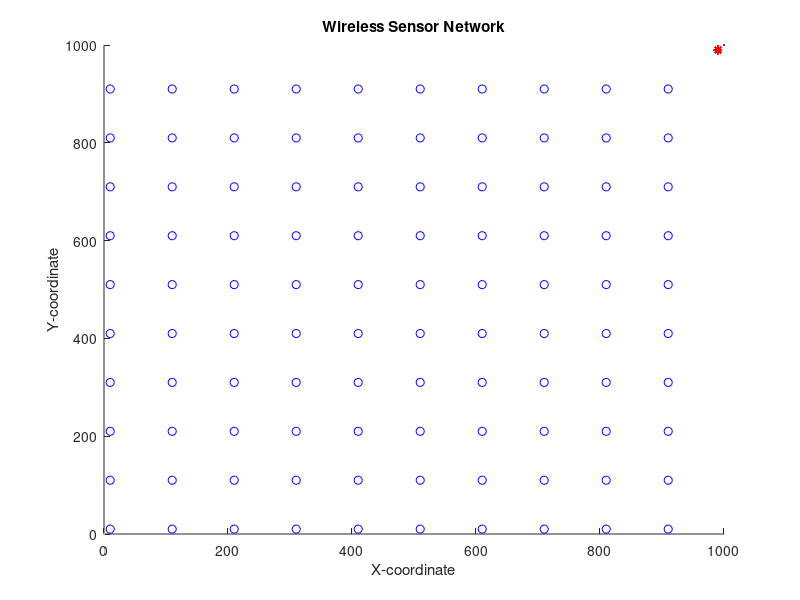

Write MATLAB code to recreate this figure. (Note: this script raises an error after producing the figure.)
%Rishabh Barnwal%
%2020A7PS1677P%
%2023%
close all;
clear;
clc;
%%%%%%%%%%%%%%%%%%%% Network Establishment Parameters %%%%%%%%%%%%%%%%%%%%
%%% plot of Operation %%%
% Field Dimensions in meters %
% Define the grid size
x_max = 1000;
y_max = 1000;
x_min = 10;
y_min = 10;
step = 100;

% Generate the grid
x_cord = x_min:step:(x_min + (x_max - 1) * step);
y_cord = y_min:step:(y_min + (y_max - 1) * step);

x = 0; % added for better display results of the plot
y = 0; % added for better display results of the plot
% Number of Nodes in the field %
n = 100;
% Number of Dead Nodes in the beggining %
dead_nodes = 0;
% Coordinates of the Sink (location is predetermined in this simulation) %
sinkx = 990;
sinky = 990;
%%% Energy Values %%%
% Initial Energy of a Node (in Joules) %
Eo = 0.1; % units in Joules
% Energy required to run circuity (both for transmitter and receiver) %
Eelec = 50 * 10 ^ (-9); % units in Joules/bit
ETx = 50 * 10 ^ (-9); % units in Joules/bit
ERx = 50 * 10 ^ (-9); % units in Joules/bit
% Transmit Amplifier Types %
Eamp = 100 * 10 ^ (-12); % units in Joules/bit/m^2 (amount of energy spent by the amplifier to transmit the bits)
% Data Aggregation Energy %
EDA = 5 * 10 ^ (-9); % units in Joules/bit
% Size of data package %
k = 4000; % units in bits
% Suggested percentage of cluster head %
p = 0.1; % a 1 percent of the total amount of nodes used in the network is proposed to give good results
% Number of Clusters %
Ci = p * n;
% Round of Operation %
rounds = 0;
% Current Number of operating Nodes %
totalEnergy = n * Eo;
operating_nodes = n;
transmissions = 0;
temp_val = 0;
flagFirstDead = 0;
stop_flag = 0;
%%%%%%%%%%%%%%%%%%%%%%%%%%% End of Parameters %%%%%%%%%%%%%%%%%%%%%%%%%%%%
%%% Creation of the Wireless Sensor Network %%%
% Plotting the WSN %
i = 1;

while (i <= n)

    for j = 1:(x_max / step)

        for k = 1:(y_max / step)
            SN(i).x = x_cord(j); % X-axis coordinates of sensor node
            SN(i).y = y_cord(k); % Y-axis coordinates of sensor node
            i = i + 1;
        end

    end

end

for i = 1:n

    SN(i).id = i; % sensor's ID number
    SN(i).Energy = Eo; % nodes energy levels (initially set to be equal to "Eo"
    SN(i).role = 0; % node acts as normal if the value is '0', if elected as a cluster head it gets the value '1' (initially all nodes are normal)
    SN(i).cluster = 0; % the cluster which a node belongs to
    SN(i).condition = 1; % States the current condition of the node. when the node is operational its value is =1 and when dead =0
    SN(i).rop = 0; % number of rounds node was operational
    SN(i).rleft = 0; % rounds left for node to become available for Cluster Head election
    SN(i).dtch = 0; % nodes distance from the cluster head of the cluster in which he belongs
    SN(i).dts = sqrt((sinkx - SN(i).x) ^ 2 + (sinky - SN(i).y) ^ 2); % nodes distance from the sink
    SN(i).tel = 0; % states how many times the node was elected as a Cluster Head
    SN(i).rn = 0; % round node got elected as cluster head
    SN(i).chid = 0; % node ID of the cluster head which the "i" normal node belongs to
    SN(i).prob = p; % probability with which a node gets to be cluster head

    hold on;
    figure(1)
    plot(x, y, x_max, y_max, SN(i).x, SN(i).y, 'ob', sinkx, sinky, '*r');
    title 'Wireless Sensor Network';
    xlabel 'X-coordinate';
    ylabel 'Y-coordinate';

end

CHeads = 0;
CH_list = [];
firstRound = 1;
totalData = 0;
networkStatus = 1;
rad = 200;

%%%%%% Set-Up Phase %%%%%%
while (operating_nodes > 0 && stop_flag == 0)

    % Displays Current Round %
    rounds = rounds + 1
    remainingEnergy(rounds) = totalEnergy;

    fid = fopen('debug.txt', 'w');
    fprintf(fid, 'Operating Nodes = %d', operating_nodes);
    fclose(fid);

    % Reseting Previous Amount Of Energy Consumed In the Network on the Previous Round %
    energy = 0;

    % New list of nodes is sorted on basis of energy %
    SN = sortNodes_energy(SN, n);

    % Cluster Heads Election %
    [SN, CH_list, CHeads, firstRound] = maxE_minD_selection_new(SN, n, Ci, Eo, CH_list, CHeads, firstRound, operating_nodes);

    if (CHeads ~= 0)
        % Fixing the size of "CL" array %
        CH_list = CH_list(1:CHeads);
        CH_list = arrayfun(@(x) setfield(x, 'degree', 0), CH_list);

        % Grouping the Nodes into Clusters & caclulating the distance between node and cluster head %
        for i = 1:n

            if ((SN(i).role == 0) && (SN(i).Energy > 0)) % if node is normal

                for m = 1:CHeads
                    d(m) = sqrt((CH_list(m).x - SN(i).x) ^ 2 + (CH_list(m).y - SN(i).y) ^ 2);
                    % we calculate the distance 'd' between the sensor node that is
                    % transmitting and the cluster head that is receiving with the following equation+
                    % d=sqrt((x2-x1)^2 + (y2-y1)^2) where x2 and y2 the coordinates of
                    % the cluster head and x1 and y1 the coordinates of the transmitting node
                end

                d = d(1:CHeads); % fixing the size of "d" array
                [M, I] = min(d(:)); % finds the minimum distance of node to CH
                [Row, Col] = ind2sub(size(d), I); % displays the Cluster Number in which this node belongs too
                SN(i).cluster = Col; % assigns node to the cluster
                SN(i).dtch = d(Col); % assigns the distance of node to CH
                SN(i).chid = CH_list(Col).id;
                CH_list(Col).degree = CH_list(Col).degree + 1;
            end

        end

        % calculating HOPS and Proximity %
        CH_list = CH_list_with_HOPS(CH_list, CHeads, rad, rounds);
        Network_Longest_Shortest_Path = calculating_lsp(CH_list, CHeads);

        %%%%%% Steady-State Phase %%%%%%
        % Energy Dissipation for normal nodes %

        for i = 1:n

            if (SN(i).condition == 1) && (SN(i).role == 0)

                if SN(i).Energy > 0
                    ETx = Eelec * k + Eamp * k * SN(i).dtch ^ 2;
                    SN(i).Energy = SN(i).Energy - ETx;
                    energy = energy + ETx;
                    totalEnergy = totalEnergy - ETx;
                    totalData = totalData + k;

                    % Dissipation for cluster head during reception
                    if SN(SN(i).chid).Energy > 0 && SN(SN(i).chid).condition == 1 && SN(SN(i).chid).role == 1
                        ERx = (Eelec + EDA) * k;
                        energy = energy + ERx;
                        totalEnergy = totalEnergy - ERx;
                        SN(SN(i).chid).Energy = SN(SN(i).chid).Energy - ERx;

                        if SN(SN(i).chid).Energy <= 0 % if cluster heads energy depletes with reception
                            SN(SN(i).chid).condition = 0;
                            SN(SN(i).chid).rop = rounds;
                            dead_nodes = dead_nodes + 1;
                            operating_nodes = operating_nodes - 1
                        end

                    end

                end

                if SN(i).Energy <= 0 % if nodes energy depletes with transmission
                    dead_nodes = dead_nodes + 1;
                    operating_nodes = operating_nodes - 1
                    SN(i).condition = 0;
                    SN(i).chid = 0;
                    SN(i).rop = rounds;
                end

            end

        end

        % Energy Dissipation for cluster head nodes %

        for i = 1:n

            if (SN(i).condition == 1) && (SN(i).role == 1)

                if SN(i).Energy > 0
                    ETx = (Eelec + EDA) * k + Eamp * k * SN(i).dts ^ 2;
                    SN(i).Energy = SN(i).Energy - ETx;
                    energy = energy + ETx;
                    totalEnergy = totalEnergy - ETx;
                end

                if SN(i).Energy <= 0 % if cluster heads energy depletes with transmission
                    dead_nodes = dead_nodes + 1;
                    operating_nodes = operating_nodes - 1
                    SN(i).condition = 0;
                    SN(i).rop = rounds;
                end

            end

        end

    end

    % Obtaining network status %
    if operating_nodes < n && temp_val == 0
        temp_val = 1;
        flagFirstDead = rounds
        networkLiveData(networkStatus) = rounds;
        networkStatus = networkStatus + 1;
    end

    if operating_nodes <= n * 0.5 && temp_val == 1
        temp_val = 2;
        networkLiveData(networkStatus) = rounds;
        networkStatus = networkStatus + 1;
    end

    transmissions = transmissions + 1;

    if CHeads == 0 || operating_nodes < 3
        transmissions = transmissions - 1;
        stop_flag = 1;
        networkLiveData(networkStatus) = rounds;
    end

    opNodes(rounds) = operating_nodes;
    dNodes(rounds) = dead_nodes;
    cNodes(rounds) = CHeads;
    threshData(rounds) = totalData;

    if energy > 0
        nrg(transmissions) = energy;
    end

end

% sorting nodes based on energy
function S = sortNodes_energy(S, Ni)

    for i = 1:Ni

        S(i).role = 0;

        for j = 1:Ni

            if (S(j).condition == 0)
                break;
            end

            if S(i).Energy > S(j).Energy
                temp = S(i);
                S(i) = S(j);
                S(j) = temp;
            end

        end

    end

end

% using our algorithm to assign cluster heads
function [S, CH_list, CHeads, firstRound] = maxE_minD_selection_new(S, Ni, Ci, Eo, CH_list, CHeads, firstRound, operating_nodes)

    if (firstRound == 1)
        CH_list = [];
        CHeads = 0;

        for k = 1:Ci
            S(k).cluster = 0;
            S(k).role = 0;
            S(k).chid = 0;
            index = -1;
            count = 0;
            minD = 10 ^ 10;
            maxE = -1;

            % selecting cluster heads based on max energy and min distance
            for i = 1:Ni

                if (S(i).role == 1 || S(i).condition == 0)
                    continue;
                end

                distance = 0;

                for j = 1:Ni

                    if (S(j).condition == 0)
                        continue;
                    end

                    if (i ~= j)
                        distance = distance + sqrt((S(i).x - S(j).x) ^ 2 + (S(i).y - S(j).y) ^ 2);
                        count = count + 1;
                    end

                end

                if ((distance / count) <= minD && (S(i).Energy >= maxE) && (S(i).Energy >= Eo * 0.2))
                    minD = distance;
                    maxE = S(i).Energy;
                    index = i;
                end

            end

            if (index ~= -1)
                S(index).role = 1; % 1 = cluster head
                S(index).tel = S(index).tel + 1; % total number of times it became cluster head
                CHeads = CHeads + 1;
                S(index).cluster = CHeads; % cluster number this node belongs to
                CH_list(CHeads).id = S(index).id;
                CH_list(CHeads).x = S(index).x;
                CH_list(CHeads).y = S(index).y;
                CH_list(CHeads).dts = S(index).dts;
            end

        end

        firstRound
        firstRound = firstRound + 1;

    else
        temp_CH_list = [];
        temp_CHeads = 0;

        for k = 1:CHeads

            if (S(CH_list(k).id).Energy < Eo * 0.2 || CH_list(k).degree < operating_nodes * 0.03)

                S(CH_list(k).id).role = 0;
                index = -1;
                count = 0;
                minD = 10 ^ 10;
                maxE = -1;

                for i = 1:Ni

                    if (S(i).role == 1 || S(i).condition == 0 || CH_list(k).id == i)
                        continue;
                    end

                    distance = 0;

                    for j = 1:Ni

                        if (S(j).condition == 0)
                            continue;
                        end

                        if (i ~= j)
                            distance = distance + sqrt((S(i).x - S(j).x) ^ 2 + (S(i).y - S(j).y) ^ 2);
                            count = count + 1;
                        end

                    end

                    if ((distance / count) <= minD && (S(i).Energy >= maxE) && (S(i).Energy >= Eo * 0.2))
                        minD = distance;
                        maxE = S(i).Energy;
                        index = i;
                    end

                end

                if (index ~= -1)
                    S(index).role = 1; % 1 = cluster head
                    S(index).tel = S(index).tel + 1; % total number of times it became cluster head
                    S(index).cluster = k; % cluster number this node belongs to
                    CH_list(k).id = S(index).id;
                    CH_list(k).x = S(index).x;
                    CH_list(k).y = S(index).y;
                    CH_list(k).dts = S(index).dts;

                    temp_CHeads = temp_CHeads + 1;
                    temp_CH_list(temp_CHeads).id = CH_list(k).id;
                    temp_CH_list(temp_CHeads).x = CH_list(k).x;
                    temp_CH_list(temp_CHeads).y = CH_list(k).y;
                    temp_CH_list(temp_CHeads).dts = CH_list(k).dts;
                end

            else
                temp_CHeads = temp_CHeads + 1;
                temp_CH_list(temp_CHeads).id = CH_list(k).id;
                temp_CH_list(temp_CHeads).x = CH_list(k).x;
                temp_CH_list(temp_CHeads).y = CH_list(k).y;
                temp_CH_list(temp_CHeads).dts = CH_list(k).dts;
            end

        end

        CH_list = temp_CH_list;
        CHeads = temp_CHeads;
    end

end

% sorting nodes based on proximity
function proximity_list = sortNodes_dts(CH_list, proximity_list)

    if length(proximity_list) == 1
        return;
    end

    for i = 1:length(proximity_list)

        if proximity_list(i) == 0
            continue;
        end

        for j = 1:length(proximity_list)

            if proximity_list(j) == 0
                continue;
            end

            if CH_list(proximity_list(i)).dts > CH_list(proximity_list(j)).dts
                temp = proximity_list(i);
                proximity_list(i) = proximity_list(j);
                proximity_list(j) = temp;
            end

        end

    end

end

% index finding function
function bool = is_found(proximity, index)

    bool = 0;

    for i = 1:length(proximity)

        if (proximity(i) == index)
            bool = 1;
            break;
        end

    end

end

% function to calculate proximity for CHs
function CH_list = CH_list_with_proximity(CH_list, CHeads, rad, rounds)

    CH_list = arrayfun(@(x) setfield(x, 'proximity', []), CH_list);

    % assinging the index of sink as 0 to the proximity list of each CH if it is within the communication range
    for i = 1:CHeads

        if (CH_list(i).dts <= rad)
            CH_list(i).proximity = [CH_list(i).proximity, 0];
        end

    end

    % assinging the index of CHs as their proximity list if they are within the communication range
    for i = 1:CHeads

        for j = 1:CHeads

            if (i ~= j)

                if (sqrt((CH_list(i).x - CH_list(j).x) ^ 2 + (CH_list(i).y - CH_list(j).y) ^ 2) <= rad)
                    CH_list(i).proximity = [CH_list(i).proximity, j];
                end

            end

        end

    end

    for i = 1:CHeads
        CH_list(i).proximity = sortNodes_dts(CH_list, CH_list(i).proximity);
    end

    % printing proximity of each CH %
    fid = fopen('proximity.txt', 'a');
    fprintf(fid, '\nRound %d\n', rounds);

    for i = 1:CHeads
        fprintf(fid, 'Proximity of CH(%d) = [', i);

        for j = 1:length(CH_list(i).proximity)
            fprintf(fid, '%d, ', CH_list(i).proximity(j));
        end

        fprintf(fid, ']\n');
    end

    fclose(fid);

end

% function to calculate the number of hops for each CH
function [hops, indices] = calculate_hops(CH_list, index, indices, hops, rounds)

    if (length(CH_list(index).proximity) ~= 0 && CH_list(index).proximity(1) == 0)
        hops = 1;
    else
        nextIndex = 0;

        for i = 1:length(CH_list(index).proximity)

            for j = 1:length(indices)

                if CH_list(index).proximity(i) == indices(j)
                    nextIndex = 0;
                    break;
                else
                    nextIndex = CH_list(index).proximity(i);
                end

            end

            if nextIndex ~= 0
                break;
            end

        end

        if (nextIndex == 0)

        else

            indices = [indices, nextIndex];
            [hops, indices] = calculate_hops(CH_list, nextIndex, indices, hops, rounds);
            hops = hops + 1;
        end

    end

end

% driver function to calculate the number of hops for each CH
function CH_list = CH_list_with_HOPS(CH_list, CHeads, rad, rounds)

    CH_list = CH_list_with_proximity(CH_list, CHeads, rad, rounds);
    CH_list = arrayfun(@(x) setfield(x, 'hops', 0), CH_list);

    fid = fopen('hops.txt', 'a');
    fprintf(fid, '\nRound %d\n', rounds);
    totalHops = 0;

    % calculating the hops of each CH from the sink
    for i = 1:CHeads

        % if the CH is directly within the communication range of the sink
        if (is_found(CH_list(i).proximity, 0) == 1)
            CH_list(i).hops = 1;
            CH_list(i).lsp_path = [0];

        else
            indices = [];
            indices = [indices, i];
            hops = 0;
            [hops, indices] = calculate_hops(CH_list, i, indices, hops, rounds);

            CH_list(i).hops = hops;
            CH_list(i).lsp_path = indices;
        end

        fprintf(fid, 'Hops of CH(%d) = %d\n', i, CH_list(i).hops);
        totalHops = totalHops + CH_list(i).hops;

    end

    fprintf(fid, 'ABPL = %f\n', totalHops / (CHeads * (CHeads + 1) / 2));
    fclose(fid);

end

% calculating the Longest Shortest Path for each CH
function lsp = calculating_lsp(CH_list, CHeads)
    lsp = -1;

    for i = 1:CHeads
        CH_list(i).lsp = 0;

        if CH_list(i).lsp_path(1) == 0
            CH_list(i).lsp = CH_list(i).dts;
        else

            for j = 1:length(CH_list(i).lsp_path)

                if CH_list(i).lsp_path(j) == 0
                    continue;
                else
                    CH_list(i).lsp = CH_list(i).lsp + (sqrt((CH_list(i).x - CH_list(CH_list(i).lsp_path(j)).x) ^ 2 + (CH_list(i).y - CH_list(CH_list(i).lsp_path(j)).y) ^ 2));

                end

            end

        end

    end

    for i = 1:CHeads
        lsp = max(lsp, CH_list(i).lsp);
    end

end
